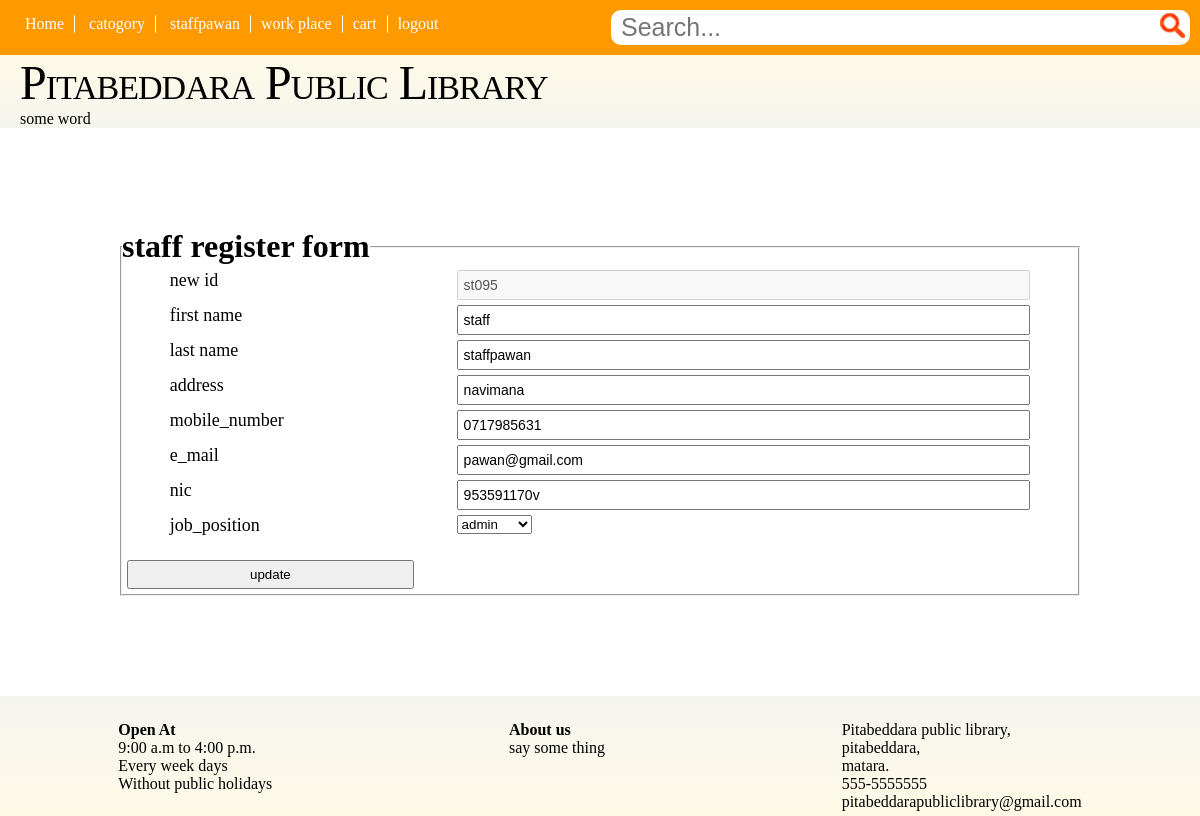
/php/edit_staff.php?id=st095 (signed in), run on the app's committed database.
### tables this page shows
CREATE TABLE IF NOT EXISTS `staff` (
  `id` char(5) NOT NULL,
  `f_name` varchar(20) DEFAULT NULL,
  `l_name` varchar(30) DEFAULT NULL,
  `address` varchar(100) DEFAULT NULL,
  `mobile_number` varchar(11) DEFAULT NULL,
  `e_mail` varchar(50) DEFAULT NULL,
  `nic` char(10) DEFAULT NULL,
  `job_position` varchar(20) NOT NULL,
  `spassword` varchar(200) NOT NULL,
  PRIMARY KEY (`id`)
);

### php/edit_staff.php (the view, shortened to what this page needs)
<?php require_once('../connection/conn.php'); ?>
<?php
	$id='';
	$f_name='';
	$l_name='';
	$address='';
	$mobile_number='';
	$e_mail='';
	$nic='';
	$job_position='';
	$user_id='';
	if (isset($_SESSION['job_position'])) {
		$current_job_position=$_SESSION['job_position'];
		if ($current_job_position=="admin") {
			if (isset($_GET['id'])) {
				$user_id=$_GET['id'];
			}
		}elseif ($job_position=="assistant") {
			header('Location:staff_interface?error=can\'t accses that page');
		}else{
			header('Location:../index.php');
		}
	}
	$query="SELECT id,f_name,l_name,address,mobile_number,e_mail,nic,job_position from staff where id='{$user_id}'";
	$rquery=mysqli_query($admin_conn,$query);
	if ($rquery) {
		while ($detail=mysqli_fetch_assoc($rquery)) {
			$id=$detail['id'];
			$f_name=$detail['f_name'];
			$l_name=$detail['l_name'];
			$address=$detail['address'];
			$mobile_number=$detail['mobile_number'];
			$e_mail=$detail['e_mail'];
			$nic=$detail['nic'];
			$this_job_position=$detail['job_position'];
		}
	}
?>
<!DOCTYPE html>
<html lang="en">
<head>
	<link rel="stylesheet" type="text/css" href="../css/form.css">
</head>
<body>
	<div>
		<?php require_once('header.php'); ?>
		<?php require_once('banner.php'); ?>
	</div>
	<div class="register" style="background-color: white">
		<form action="register_staff.php" method="post">
			<fieldset>
				<legend><h1>staff register form</h1></legend>
				<p><label>new id</label><input class="txt" type="text" name="id" <?php echo 'value="'.$id.'"';?>disabled></p>
				<p><label>first name</label><input class="txt" type="text" name="f_name" <?php echo 'value="'.$f_name.'"';?>></p>
				<p><label>last name</label><input class="txt" type="text" name="l_name" <?php echo 'value="'.$l_name.'"';?>></p>
				<p><label>address</label><input class="txt" type="text" name="address" <?php echo 'value="'.$address.'"';?>></p>
				<p><label>mobile_number</label><input class="txt" type="text" name="mobile_number" <?php echo 'value="'.$mobile_number.'"';?>></p>
				<p><label>e_mail</label><input class="txt" type="text" name="e_mail" <?php echo 'value="'.$e_mail.'"';?>></p>
				<p><label>nic</label><input class="txt" type="text" name="nic" <?php echo 'value="'.$nic.'"';?>></p>
				<p><label>job_position</label>
					<select name="this_job_position">
						<option value="admin"<?php if($this_job_position == 'admin'): ?> selected="selected"<?php endif; ?>>admin</option>
					</select>
				<p><label>&nbsp;</label><button class="add" type="submit" name="submit">update</button></p>
			</fieldset>
		</form>
	</div>
	<div class="includeone">
		<?php require_once('footer.php') ?>
	</div>
</body>
</html>

### css/form.css (style rules this page uses)
input.txt { display: block; width: 100%; margin: 5px; padding: 5px; -webkit-box-sizing: border-box; -moz-box-sizing: border-box; box-sizing: border-box; font-size: 14px; }
button.add { width: 100%; padding: 5px; margin: 5px; -webkit-box-sizing: border-box; -moz-box-sizing: border-box; box-sizing: border-box; }
div.register { width: 80%; margin: 100px auto; }
.register label { font-size: 18px; width: 30%; margin-left: 5%; float: left; }
.register input { width: 60%; }
.register button { width: 30%; }

### css/main.css (style rules this page uses)
* { margin: 0; padding: 0; }

### data on the page
staff: id "st095", f_name "staff", l_name "staffpawan", address "navimana", mobile_number "0717985631", e_mail "pawan@gmail.com", nic "953591170v", this_job_position "admin"

### other printed values
$last_name "staffpawan"
